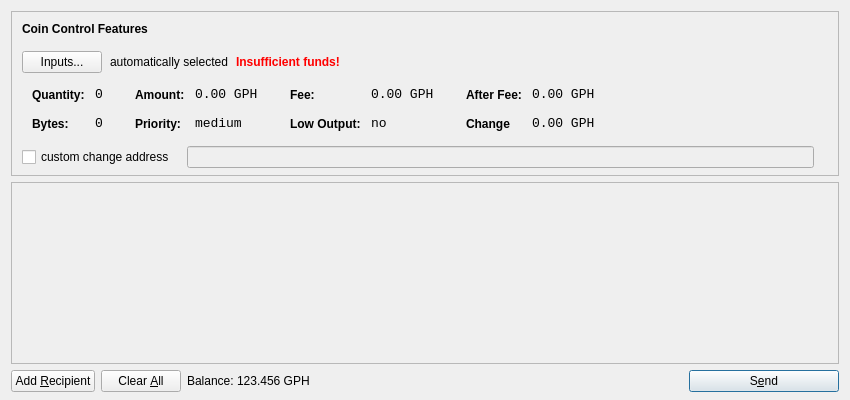
<?xml version="1.0" encoding="UTF-8"?>
<ui version="4.0">
 <class>SendCoinsDialog</class>
 <widget class="QDialog" name="SendCoinsDialog">
  <property name="geometry">
   <rect>
    <x>0</x>
    <y>0</y>
    <width>850</width>
    <height>400</height>
   </rect>
  </property>
  <property name="windowTitle">
   <string>Send Coins</string>
  </property>
  <layout class="QVBoxLayout" name="verticalLayout" stretch="0,1,0">
   <property name="bottomMargin">
    <number>8</number>
   </property>
   <item>
    <widget class="QFrame" name="frameCoinControl">
     <property name="sizePolicy">
      <sizepolicy hsizetype="Expanding" vsizetype="Expanding">
       <horstretch>0</horstretch>
       <verstretch>0</verstretch>
      </sizepolicy>
     </property>
     <property name="maximumSize">
      <size>
       <width>16777215</width>
       <height>16777215</height>
      </size>
     </property>
     <property name="frameShape">
      <enum>QFrame::StyledPanel</enum>
     </property>
     <property name="frameShadow">
      <enum>QFrame::Sunken</enum>
     </property>
     <layout class="QVBoxLayout" name="verticalLayoutCoinControl2">
      <property name="spacing">
       <number>-1</number>
      </property>
      <property name="leftMargin">
       <number>0</number>
      </property>
      <property name="topMargin">
       <number>0</number>
      </property>
      <property name="rightMargin">
       <number>0</number>
      </property>
      <property name="bottomMargin">
       <number>6</number>
      </property>
      <item>
       <layout class="QVBoxLayout" name="verticalLayoutCoinControl" stretch="0,0,0,0,1">
        <property name="spacing">
         <number>0</number>
        </property>
        <property name="leftMargin">
         <number>10</number>
        </property>
        <property name="topMargin">
         <number>10</number>
        </property>
        <item>
         <layout class="QHBoxLayout" name="horizontalLayoutCoinControl1">
          <property name="bottomMargin">
           <number>15</number>
          </property>
          <item>
           <widget class="QLabel" name="labelCoinControlFeatures">
            <property name="sizePolicy">
             <sizepolicy hsizetype="Preferred" vsizetype="Maximum">
              <horstretch>0</horstretch>
              <verstretch>0</verstretch>
             </sizepolicy>
            </property>
            <property name="font">
             <font>
              <weight>75</weight>
              <bold>true</bold>
             </font>
            </property>
            <property name="styleSheet">
             <string notr="true">font-weight:bold;</string>
            </property>
            <property name="text">
             <string>Coin Control Features</string>
            </property>
           </widget>
          </item>
         </layout>
        </item>
        <item>
         <layout class="QHBoxLayout" name="horizontalLayoutCoinControl2" stretch="0,0,0,0">
          <property name="spacing">
           <number>8</number>
          </property>
          <property name="bottomMargin">
           <number>10</number>
          </property>
          <item>
           <widget class="QPushButton" name="pushButtonCoinControl">
            <property name="styleSheet">
             <string notr="true"/>
            </property>
            <property name="text">
             <string>Inputs...</string>
            </property>
           </widget>
          </item>
          <item>
           <widget class="QLabel" name="labelCoinControlAutomaticallySelected">
            <property name="text">
             <string>automatically selected</string>
            </property>
            <property name="margin">
             <number>5</number>
            </property>
           </widget>
          </item>
          <item>
           <widget class="QLabel" name="labelCoinControlInsuffFunds">
            <property name="font">
             <font>
              <weight>75</weight>
              <bold>true</bold>
             </font>
            </property>
            <property name="styleSheet">
             <string notr="true">color:red;font-weight:bold;</string>
            </property>
            <property name="text">
             <string>Insufficient funds!</string>
            </property>
            <property name="margin">
             <number>5</number>
            </property>
           </widget>
          </item>
          <item>
           <spacer name="horizontalSpacerCoinControl">
            <property name="orientation">
             <enum>Qt::Horizontal</enum>
            </property>
            <property name="sizeHint" stdset="0">
             <size>
              <width>40</width>
              <height>1</height>
             </size>
            </property>
           </spacer>
          </item>
         </layout>
        </item>
        <item>
         <widget class="QWidget" name="widgetCoinControl" native="true">
          <property name="sizePolicy">
           <sizepolicy hsizetype="Preferred" vsizetype="Preferred">
            <horstretch>0</horstretch>
            <verstretch>0</verstretch>
           </sizepolicy>
          </property>
          <property name="minimumSize">
           <size>
            <width>0</width>
            <height>0</height>
           </size>
          </property>
          <property name="styleSheet">
           <string notr="true"/>
          </property>
          <layout class="QHBoxLayout" name="horizontalLayoutCoinControl5">
           <property name="margin">
            <number>0</number>
           </property>
           <item>
            <layout class="QHBoxLayout" name="horizontalLayoutCoinControl3" stretch="0,0,0,1">
             <property name="spacing">
              <number>20</number>
             </property>
             <property name="topMargin">
              <number>0</number>
             </property>
             <property name="bottomMargin">
              <number>10</number>
             </property>
             <item>
              <layout class="QFormLayout" name="formLayoutCoinControl1">
               <property name="horizontalSpacing">
                <number>10</number>
               </property>
               <property name="verticalSpacing">
                <number>14</number>
               </property>
               <property name="leftMargin">
                <number>10</number>
               </property>
               <property name="topMargin">
                <number>4</number>
               </property>
               <property name="rightMargin">
                <number>6</number>
               </property>
               <item row="0" column="0">
                <widget class="QLabel" name="labelCoinControlQuantityText">
                 <property name="styleSheet">
                  <string notr="true">font-weight:bold;</string>
                 </property>
                 <property name="text">
                  <string>Quantity:</string>
                 </property>
                 <property name="margin">
                  <number>0</number>
                 </property>
                </widget>
               </item>
               <item row="0" column="1">
                <widget class="QLabel" name="labelCoinControlQuantity">
                 <property name="font">
                  <font>
                   <family>Monospace</family>
                   <pointsize>10</pointsize>
                  </font>
                 </property>
                 <property name="cursor">
                  <cursorShape>IBeamCursor</cursorShape>
                 </property>
                 <property name="contextMenuPolicy">
                  <enum>Qt::ActionsContextMenu</enum>
                 </property>
                 <property name="text">
                  <string>0</string>
                 </property>
                 <property name="margin">
                  <number>0</number>
                 </property>
                 <property name="textInteractionFlags">
                  <set>Qt::LinksAccessibleByMouse|Qt::TextSelectableByKeyboard|Qt::TextSelectableByMouse</set>
                 </property>
                </widget>
               </item>
               <item row="1" column="0">
                <widget class="QLabel" name="labelCoinControlBytesText">
                 <property name="styleSheet">
                  <string notr="true">font-weight:bold;</string>
                 </property>
                 <property name="text">
                  <string>Bytes:</string>
                 </property>
                </widget>
               </item>
               <item row="1" column="1">
                <widget class="QLabel" name="labelCoinControlBytes">
                 <property name="font">
                  <font>
                   <family>Monospace</family>
                   <pointsize>10</pointsize>
                  </font>
                 </property>
                 <property name="cursor">
                  <cursorShape>IBeamCursor</cursorShape>
                 </property>
                 <property name="contextMenuPolicy">
                  <enum>Qt::ActionsContextMenu</enum>
                 </property>
                 <property name="text">
                  <string>0</string>
                 </property>
                 <property name="textInteractionFlags">
                  <set>Qt::LinksAccessibleByMouse|Qt::TextSelectableByKeyboard|Qt::TextSelectableByMouse</set>
                 </property>
                </widget>
               </item>
              </layout>
             </item>
             <item>
              <layout class="QFormLayout" name="formLayoutCoinControl2">
               <property name="horizontalSpacing">
                <number>10</number>
               </property>
               <property name="verticalSpacing">
                <number>14</number>
               </property>
               <property name="leftMargin">
                <number>6</number>
               </property>
               <property name="topMargin">
                <number>4</number>
               </property>
               <property name="rightMargin">
                <number>6</number>
               </property>
               <item row="0" column="0">
                <widget class="QLabel" name="labelCoinControlAmountText">
                 <property name="styleSheet">
                  <string notr="true">font-weight:bold;</string>
                 </property>
                 <property name="text">
                  <string>Amount:</string>
                 </property>
                 <property name="margin">
                  <number>0</number>
                 </property>
                </widget>
               </item>
               <item row="0" column="1">
                <widget class="QLabel" name="labelCoinControlAmount">
                 <property name="font">
                  <font>
                   <family>Monospace</family>
                   <pointsize>10</pointsize>
                  </font>
                 </property>
                 <property name="cursor">
                  <cursorShape>IBeamCursor</cursorShape>
                 </property>
                 <property name="contextMenuPolicy">
                  <enum>Qt::ActionsContextMenu</enum>
                 </property>
                 <property name="text">
                  <string>0.00 GPH</string>
                 </property>
                 <property name="textInteractionFlags">
                  <set>Qt::LinksAccessibleByMouse|Qt::TextSelectableByKeyboard|Qt::TextSelectableByMouse</set>
                 </property>
                </widget>
               </item>
               <item row="1" column="0">
                <widget class="QLabel" name="labelCoinControlPriorityText">
                 <property name="styleSheet">
                  <string notr="true">font-weight:bold;</string>
                 </property>
                 <property name="text">
                  <string>Priority:</string>
                 </property>
                </widget>
               </item>
               <item row="1" column="1">
                <widget class="QLabel" name="labelCoinControlPriority">
                 <property name="font">
                  <font>
                   <family>Monospace</family>
                   <pointsize>10</pointsize>
                  </font>
                 </property>
                 <property name="cursor">
                  <cursorShape>IBeamCursor</cursorShape>
                 </property>
                 <property name="contextMenuPolicy">
                  <enum>Qt::ActionsContextMenu</enum>
                 </property>
                 <property name="text">
                  <string>medium</string>
                 </property>
                 <property name="textInteractionFlags">
                  <set>Qt::LinksAccessibleByMouse|Qt::TextSelectableByKeyboard|Qt::TextSelectableByMouse</set>
                 </property>
                </widget>
               </item>
              </layout>
             </item>
             <item>
              <layout class="QFormLayout" name="formLayoutCoinControl3">
               <property name="horizontalSpacing">
                <number>10</number>
               </property>
               <property name="verticalSpacing">
                <number>14</number>
               </property>
               <property name="leftMargin">
                <number>6</number>
               </property>
               <property name="topMargin">
                <number>4</number>
               </property>
               <property name="rightMargin">
                <number>6</number>
               </property>
               <item row="0" column="0">
                <widget class="QLabel" name="labelCoinControlFeeText">
                 <property name="styleSheet">
                  <string notr="true">font-weight:bold;</string>
                 </property>
                 <property name="text">
                  <string>Fee:</string>
                 </property>
                 <property name="margin">
                  <number>0</number>
                 </property>
                </widget>
               </item>
               <item row="0" column="1">
                <widget class="QLabel" name="labelCoinControlFee">
                 <property name="font">
                  <font>
                   <family>Monospace</family>
                   <pointsize>10</pointsize>
                  </font>
                 </property>
                 <property name="cursor">
                  <cursorShape>IBeamCursor</cursorShape>
                 </property>
                 <property name="contextMenuPolicy">
                  <enum>Qt::ActionsContextMenu</enum>
                 </property>
                 <property name="text">
                  <string>0.00 GPH</string>
                 </property>
                 <property name="textInteractionFlags">
                  <set>Qt::LinksAccessibleByMouse|Qt::TextSelectableByKeyboard|Qt::TextSelectableByMouse</set>
                 </property>
                </widget>
               </item>
               <item row="1" column="0">
                <widget class="QLabel" name="labelCoinControlLowOutputText">
                 <property name="styleSheet">
                  <string notr="true">font-weight:bold;</string>
                 </property>
                 <property name="text">
                  <string>Low Output:</string>
                 </property>
                </widget>
               </item>
               <item row="1" column="1">
                <widget class="QLabel" name="labelCoinControlLowOutput">
                 <property name="font">
                  <font>
                   <family>Monospace</family>
                   <pointsize>10</pointsize>
                  </font>
                 </property>
                 <property name="cursor">
                  <cursorShape>IBeamCursor</cursorShape>
                 </property>
                 <property name="contextMenuPolicy">
                  <enum>Qt::ActionsContextMenu</enum>
                 </property>
                 <property name="text">
                  <string>no</string>
                 </property>
                 <property name="textInteractionFlags">
                  <set>Qt::LinksAccessibleByMouse|Qt::TextSelectableByKeyboard|Qt::TextSelectableByMouse</set>
                 </property>
                </widget>
               </item>
              </layout>
             </item>
             <item>
              <layout class="QFormLayout" name="formLayoutCoinControl4">
               <property name="horizontalSpacing">
                <number>10</number>
               </property>
               <property name="verticalSpacing">
                <number>14</number>
               </property>
               <property name="leftMargin">
                <number>6</number>
               </property>
               <property name="topMargin">
                <number>4</number>
               </property>
               <property name="rightMargin">
                <number>6</number>
               </property>
               <item row="0" column="0">
                <widget class="QLabel" name="labelCoinControlAfterFeeText">
                 <property name="styleSheet">
                  <string notr="true">font-weight:bold;</string>
                 </property>
                 <property name="text">
                  <string>After Fee:</string>
                 </property>
                 <property name="margin">
                  <number>0</number>
                 </property>
                </widget>
               </item>
               <item row="0" column="1">
                <widget class="QLabel" name="labelCoinControlAfterFee">
                 <property name="font">
                  <font>
                   <family>Monospace</family>
                   <pointsize>10</pointsize>
                  </font>
                 </property>
                 <property name="cursor">
                  <cursorShape>IBeamCursor</cursorShape>
                 </property>
                 <property name="contextMenuPolicy">
                  <enum>Qt::ActionsContextMenu</enum>
                 </property>
                 <property name="text">
                  <string>0.00 GPH</string>
                 </property>
                 <property name="textInteractionFlags">
                  <set>Qt::LinksAccessibleByMouse|Qt::TextSelectableByKeyboard|Qt::TextSelectableByMouse</set>
                 </property>
                </widget>
               </item>
               <item row="1" column="0">
                <widget class="QLabel" name="labelCoinControlChangeText">
                 <property name="styleSheet">
                  <string notr="true">font-weight:bold;</string>
                 </property>
                 <property name="text">
                  <string>Change</string>
                 </property>
                </widget>
               </item>
               <item row="1" column="1">
                <widget class="QLabel" name="labelCoinControlChange">
                 <property name="font">
                  <font>
                   <family>Monospace</family>
                   <pointsize>10</pointsize>
                  </font>
                 </property>
                 <property name="cursor">
                  <cursorShape>IBeamCursor</cursorShape>
                 </property>
                 <property name="contextMenuPolicy">
                  <enum>Qt::ActionsContextMenu</enum>
                 </property>
                 <property name="text">
                  <string>0.00 GPH</string>
                 </property>
                 <property name="textInteractionFlags">
                  <set>Qt::LinksAccessibleByMouse|Qt::TextSelectableByKeyboard|Qt::TextSelectableByMouse</set>
                 </property>
                </widget>
               </item>
              </layout>
             </item>
            </layout>
           </item>
          </layout>
         </widget>
        </item>
        <item>
         <layout class="QHBoxLayout" name="horizontalLayoutCoinControl4" stretch="0,0,0">
          <property name="spacing">
           <number>12</number>
          </property>
          <property name="sizeConstraint">
           <enum>QLayout::SetDefaultConstraint</enum>
          </property>
          <property name="topMargin">
           <number>5</number>
          </property>
          <property name="rightMargin">
           <number>5</number>
          </property>
          <item>
           <widget class="QCheckBox" name="checkBoxCoinControlChange">
            <property name="text">
             <string>custom change address</string>
            </property>
           </widget>
          </item>
          <item>
           <widget class="QLineEdit" name="lineEditCoinControlChange">
            <property name="enabled">
             <bool>false</bool>
            </property>
            <property name="sizePolicy">
             <sizepolicy hsizetype="Expanding" vsizetype="Fixed">
              <horstretch>0</horstretch>
              <verstretch>0</verstretch>
             </sizepolicy>
            </property>
           </widget>
          </item>
          <item>
           <widget class="QLabel" name="labelCoinControlChangeLabel">
            <property name="sizePolicy">
             <sizepolicy hsizetype="Preferred" vsizetype="Expanding">
              <horstretch>0</horstretch>
              <verstretch>0</verstretch>
             </sizepolicy>
            </property>
            <property name="minimumSize">
             <size>
              <width>0</width>
              <height>0</height>
             </size>
            </property>
            <property name="text">
             <string/>
            </property>
            <property name="margin">
             <number>3</number>
            </property>
           </widget>
          </item>
         </layout>
        </item>
        <item>
         <spacer name="verticalSpacerCoinControl">
          <property name="orientation">
           <enum>Qt::Vertical</enum>
          </property>
          <property name="sizeHint" stdset="0">
           <size>
            <width>800</width>
            <height>1</height>
           </size>
          </property>
         </spacer>
        </item>
       </layout>
      </item>
     </layout>
    </widget>
   </item>
   <item>
    <widget class="QScrollArea" name="scrollArea">
     <property name="widgetResizable">
      <bool>true</bool>
     </property>
     <widget class="QWidget" name="scrollAreaWidgetContents">
      <property name="geometry">
       <rect>
        <x>0</x>
        <y>0</y>
        <width>830</width>
        <height>165</height>
       </rect>
      </property>
      <layout class="QVBoxLayout" name="verticalLayout_2">
       <property name="margin">
        <number>0</number>
       </property>
       <item>
        <layout class="QVBoxLayout" name="entries">
         <property name="spacing">
          <number>6</number>
         </property>
        </layout>
       </item>
       <item>
        <spacer name="verticalSpacer">
         <property name="orientation">
          <enum>Qt::Vertical</enum>
         </property>
         <property name="sizeHint" stdset="0">
          <size>
           <width>20</width>
           <height>40</height>
          </size>
         </property>
        </spacer>
       </item>
      </layout>
     </widget>
    </widget>
   </item>
   <item>
    <layout class="QHBoxLayout" name="horizontalLayout">
     <item>
      <widget class="QPushButton" name="addButton">
       <property name="toolTip">
        <string>Send to multiple recipients at once</string>
       </property>
       <property name="text">
        <string>Add &amp;Recipient</string>
       </property>
       <property name="autoDefault">
        <bool>false</bool>
       </property>
      </widget>
     </item>
     <item>
      <widget class="QPushButton" name="clearButton">
       <property name="sizePolicy">
        <sizepolicy hsizetype="Minimum" vsizetype="Fixed">
         <horstretch>0</horstretch>
         <verstretch>0</verstretch>
        </sizepolicy>
       </property>
       <property name="toolTip">
        <string>Remove all transaction fields</string>
       </property>
       <property name="text">
        <string>Clear &amp;All</string>
       </property>
       <property name="autoRepeatDelay">
        <number>300</number>
       </property>
       <property name="autoDefault">
        <bool>false</bool>
       </property>
      </widget>
     </item>
     <item>
      <layout class="QHBoxLayout" name="horizontalLayout_2">
       <property name="spacing">
        <number>3</number>
       </property>
       <item>
        <widget class="QLabel" name="label">
         <property name="sizePolicy">
          <sizepolicy hsizetype="Preferred" vsizetype="Fixed">
           <horstretch>0</horstretch>
           <verstretch>0</verstretch>
          </sizepolicy>
         </property>
         <property name="text">
          <string>Balance:</string>
         </property>
        </widget>
       </item>
       <item>
        <widget class="QLabel" name="labelBalance">
         <property name="sizePolicy">
          <sizepolicy hsizetype="Preferred" vsizetype="Fixed">
           <horstretch>0</horstretch>
           <verstretch>0</verstretch>
          </sizepolicy>
         </property>
         <property name="cursor">
          <cursorShape>IBeamCursor</cursorShape>
         </property>
         <property name="text">
          <string>123.456 GPH</string>
         </property>
         <property name="textInteractionFlags">
          <set>Qt::LinksAccessibleByMouse|Qt::TextSelectableByKeyboard|Qt::TextSelectableByMouse</set>
         </property>
        </widget>
       </item>
      </layout>
     </item>
     <item>
      <spacer name="horizontalSpacer">
       <property name="orientation">
        <enum>Qt::Horizontal</enum>
       </property>
       <property name="sizeHint" stdset="0">
        <size>
         <width>40</width>
         <height>20</height>
        </size>
       </property>
      </spacer>
     </item>
     <item>
      <widget class="QPushButton" name="sendButton">
       <property name="minimumSize">
        <size>
         <width>150</width>
         <height>0</height>
        </size>
       </property>
       <property name="toolTip">
        <string>Confirm the send action</string>
       </property>
       <property name="text">
        <string>S&amp;end</string>
       </property>
       <property name="icon">
        <iconset resource="../bitcoin.qrc">
         <normaloff>:/icons/send</normaloff>:/icons/send</iconset>
       </property>
       <property name="default">
        <bool>true</bool>
       </property>
      </widget>
     </item>
    </layout>
   </item>
  </layout>
 </widget>
 <resources>
  <include location="../bitcoin.qrc"/>
 </resources>
 <connections/>
</ui>
